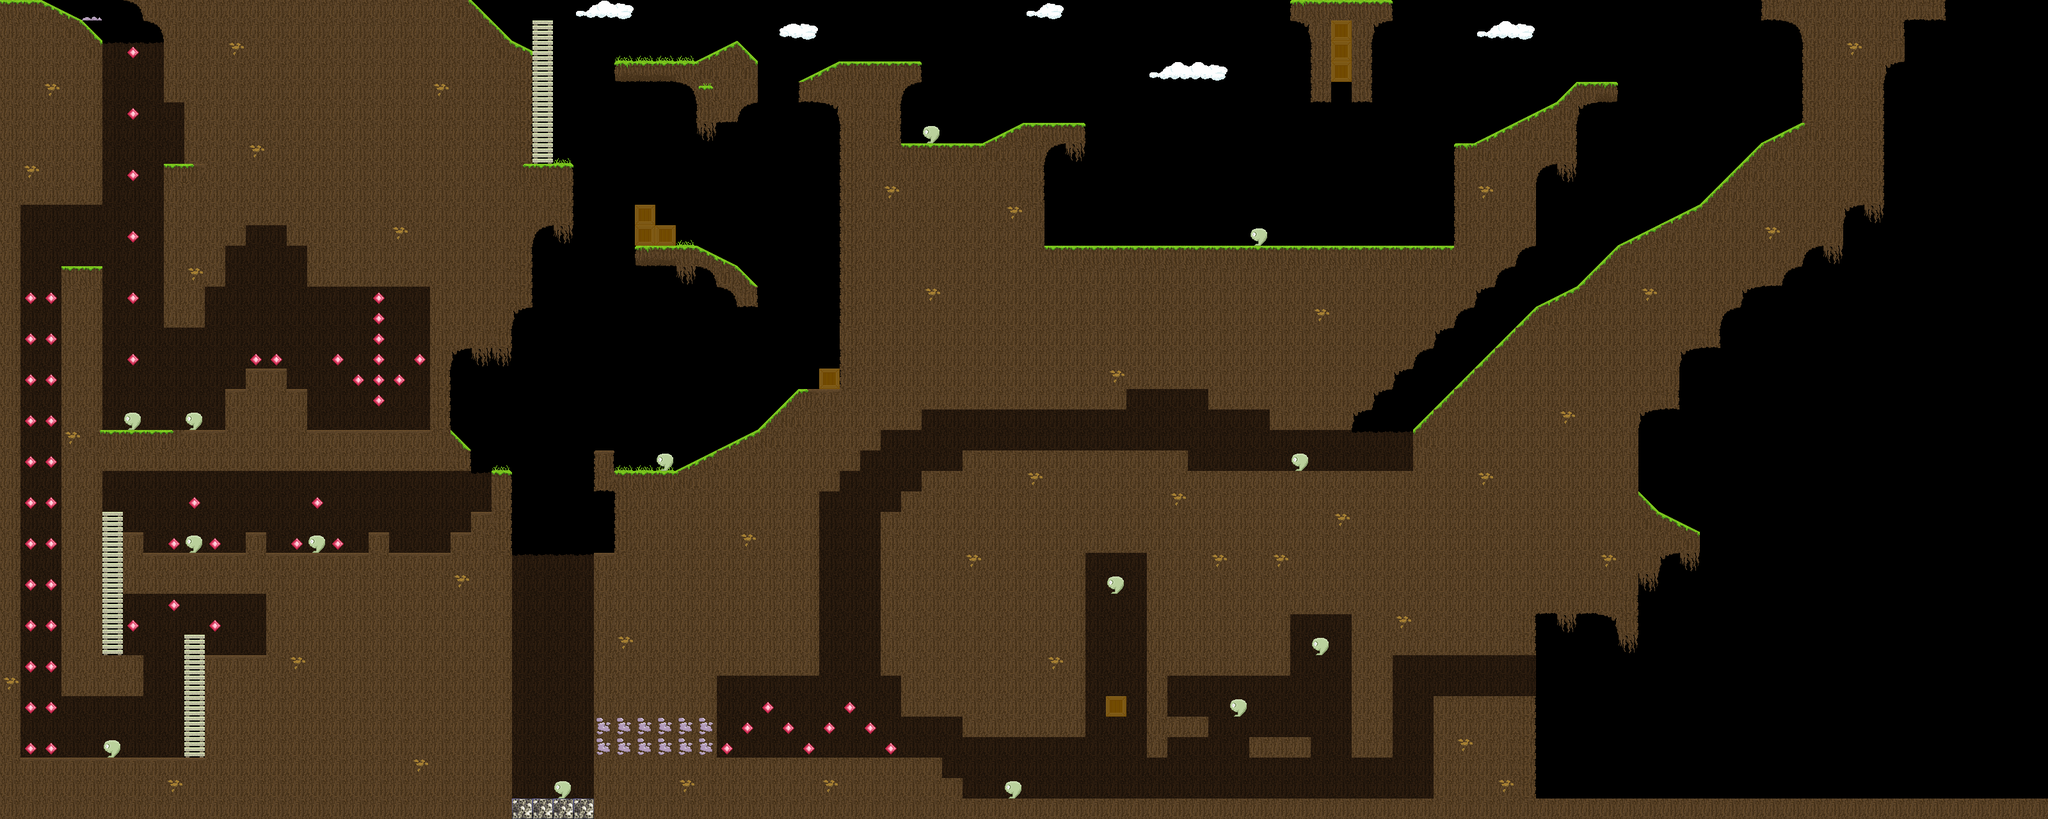

The image is a tile-based game level rendered from a .tmx file. Its description and source (layers, tilesets, objects; grid data summarised) follow:
An orthogonal 100x40 tile map with 32x32 px tiles, 2 tile layers (Static Objects, Foreground Objects), 3 tilesets and 49 objects (26x 6 - kDoor, 15x 21 - kDoorOpen, 7x 3 - kLever, 20 - kLeverFlipped).

<map version="1.0" orientation="orthogonal" width="100" height="40" tilewidth="32" tileheight="32">
 <properties>
  <property name="bgm" value="The_last_wish_0.mp3" />
 </properties>
 <tileset firstgid="1" name="Tiles_32x32" tilewidth="32" tileheight="32">
  <image source="../tilesets/Tiles_32x32.png" width="256" height="256" />
  <tile id="6">
   <properties>
    <property name="solid" value="1" />
    <property name="type" value="1" />
   </properties>
  </tile>
  <tile id="8">
   <properties>
    <property name="solid" value="0" />
   </properties>
  </tile>
  <tile id="11">
   <properties>
    <property name="solid" value="0" />
   </properties>
  </tile>
  <tile id="12">
   <properties>
    <property name="solid" value="0" />
   </properties>
  </tile>
  <tile id="13">
   <properties>
    <property name="solid" value="0" />
   </properties>
  </tile>
  <tile id="20">
   <properties>
    <property name="type" value="15" />
   </properties>
  </tile>
  <tile id="23">
   <properties>
    <property name="solid" value="0" />
   </properties>
  </tile>
  <tile id="24">
   <properties>
    <property name="type" value="16" />
   </properties>
  </tile>
  <tile id="25">
   <properties>
    <property name="type" value="14" />
   </properties>
  </tile>
  <tile id="28">
   <properties>
    <property name="solid" value="0" />
   </properties>
  </tile>
  <tile id="30">
   <properties>
    <property name="type" value="16" />
   </properties>
  </tile>
  <tile id="31">
   <properties>
    <property name="solid" value="0" />
   </properties>
  </tile>
  <tile id="34">
   <properties>
    <property name="solid" value="0" />
   </properties>
  </tile>
  <tile id="35">
   <properties>
    <property name="solid" value="0" />
   </properties>
  </tile>
  <tile id="36">
   <properties>
    <property name="solid" value="0" />
   </properties>
  </tile>
  <tile id="37">
   <properties>
    <property name="solid" value="0" />
   </properties>
  </tile>
  <tile id="38">
   <properties>
    <property name="solid" value="0" />
   </properties>
  </tile>
  <tile id="39">
   <properties>
    <property name="solid" value="0" />
   </properties>
  </tile>
  <tile id="40">
   <properties>
    <property name="solid" value="0" />
   </properties>
  </tile>
  <tile id="41">
   <properties>
    <property name="solid" value="0" />
   </properties>
  </tile>
  <tile id="42">
   <properties>
    <property name="solid" value="0" />
   </properties>
  </tile>
  <tile id="43">
   <properties>
    <property name="solid" value="0" />
   </properties>
  </tile>
  <tile id="44">
   <properties>
    <property name="solid" value="0" />
    <property name="type" value="19" />
   </properties>
  </tile>
  <tile id="45">
   <properties>
    <property name="solid" value="0" />
    <property name="type" value="19" />
   </properties>
  </tile>
  <tile id="46">
   <properties>
    <property name="type" value="18" />
   </properties>
  </tile>
  <tile id="48">
   <properties>
    <property name="solid" value="0" />
   </properties>
  </tile>
  <tile id="50">
   <properties>
    <property name="solid" value="0" />
    <property name="type" value="2" />
   </properties>
  </tile>
  <tile id="51">
   <properties>
    <property name="solid" value="1" />
    <property name="type" value="17" />
   </properties>
  </tile>
  <tile id="52">
   <properties>
    <property name="type" value="11" />
   </properties>
  </tile>
  <tile id="53">
   <properties>
    <property name="type" value="13" />
   </properties>
  </tile>
  <tile id="54">
   <properties>
    <property name="solid" value="0" />
   </properties>
  </tile>
  <tile id="55">
   <properties>
    <property name="solid" value="0" />
   </properties>
  </tile>
  <tile id="56">
   <properties>
    <property name="type" value="12" />
   </properties>
  </tile>
  <tile id="60">
   <properties>
    <property name="solid" value="0" />
   </properties>
  </tile>
  <tile id="61">
   <properties>
    <property name="solid" value="0" />
   </properties>
  </tile>
 </tileset>
 <tileset firstgid="65" name="sheet1_2" tilewidth="32" tileheight="32">
  <image source="../tilesets/sheet1_2.png" width="256" height="256" />
  <tile id="25">
   <properties>
    <property name="solid" value="0" />
   </properties>
  </tile>
  <tile id="43">
   <properties>
    <property name="solid" value="1" />
   </properties>
  </tile>
 </tileset>
 <tileset firstgid="129" name="objects" tilewidth="32" tileheight="32">
  <image source="../tilesets/objects.png" width="1024" height="1024" />
  <tile id="0">
   <properties>
    <property name="solid" value="0" />
    <property name="type" value="3" />
   </properties>
  </tile>
  <tile id="1">
   <properties>
    <property name="secondTile" value="1" />
    <property name="solid" value="0" />
    <property name="type" value="3" />
   </properties>
  </tile>
 </tileset>
 <layer name="Static Objects" width="100" height="40">
  <data>[4000 cells, 2654 non-empty, 47 distinct tile ids]</data>
 </layer>
 <layer name="Foreground Objects" width="100" height="40">
  <data>[4000 cells, 83 non-empty, 4 distinct tile ids]</data>
 </layer>
 <objectgroup name="Switch_0" width="100" height="40">
  <object name="3" type="3 - kLever" gid="129" x="576" y="672" />
  <object name="6" type="6 - kDoor" gid="133" x="576" y="768" />
  <object name="6" type="6 - kDoor" gid="133" x="576" y="800" />
  <object name="6" type="6 - kDoor" gid="133" x="576" y="832" />
  <object name="20" type="20 - kLeverFlipped" gid="130" x="640" y="864" />
  <object name="21" type="21 - kDoorOpen" gid="134" x="704" y="832" />
  <object name="21" type="21 - kDoorOpen" gid="134" x="704" y="800" />
  <object name="21" type="21 - kDoorOpen" gid="134" x="704" y="768" />
 </objectgroup>
 <objectgroup name="Switch_1" width="100" height="40">
  <object name="3" type="3 - kLever" gid="129" x="1632" y="384" />
  <object name="6" type="6 - kDoor" gid="135" x="2080" y="160" />
 </objectgroup>
 <objectgroup name="SwitchDoorPuzzle_0" width="100" height="40">
  <object name="3" type="3 - kLever" gid="129" x="1600" y="1248" />
  <object name="6" type="6 - kDoor" gid="133" x="1664" y="1184" />
  <object name="6" type="6 - kDoor" gid="133" x="1664" y="1216" />
  <object name="6" type="6 - kDoor" gid="133" x="1664" y="1248" />
  <object name="21" type="21 - kDoorOpen" gid="134" x="1536" y="1184" />
  <object name="21" type="21 - kDoorOpen" gid="134" x="1536" y="1216" />
  <object name="21" type="21 - kDoorOpen" gid="134" x="1536" y="1248" />
 </objectgroup>
 <objectgroup name="SwitchDoorPuzzle_1" width="100" height="40">
  <object name="3" type="3 - kLever" gid="129" x="1728" y="1248" />
  <object name="6" type="6 - kDoor" gid="133" x="1792" y="1216" />
  <object name="6" type="6 - kDoor" gid="133" x="1792" y="1248" />
 </objectgroup>
 <objectgroup name="SwitchDoorPuzzle_2" width="100" height="40">
  <object name="3" type="3 - kLever" gid="129" x="1824" y="1120" />
  <object name="21" type="21 - kDoorOpen" gid="134" x="1824" y="1184" />
  <object name="21" type="21 - kDoorOpen" gid="134" x="1824" y="1216" />
  <object name="21" type="21 - kDoorOpen" gid="134" x="1824" y="1248" />
  <object name="6" type="6 - kDoor" gid="133" x="1984" y="1088" />
  <object name="6" type="6 - kDoor" gid="133" x="1984" y="1120" />
  <object name="6" type="6 - kDoor" gid="133" x="1984" y="1152" />
  <object name="6" type="6 - kDoor" gid="135" x="1696" y="1152" />
  <object name="6" type="6 - kDoor" gid="135" x="1728" y="1152" />
  <object name="6" type="6 - kDoor" gid="135" x="1760" y="1152" />
  <object name="6" type="6 - kDoor" gid="135" x="1696" y="960" />
  </objectgroup>
 <objectgroup name="SwitchDoorPuzzle_3" width="100" height="40">
  <!-- 16 objects omitted --></objectgroup>
 <objectgroup name="SwitchDoorPuzzle_4" width="100" height="40">
  <!-- 6 objects omitted --></objectgroup>
</map>
<!-- 18 of 49 objects omitted -->
